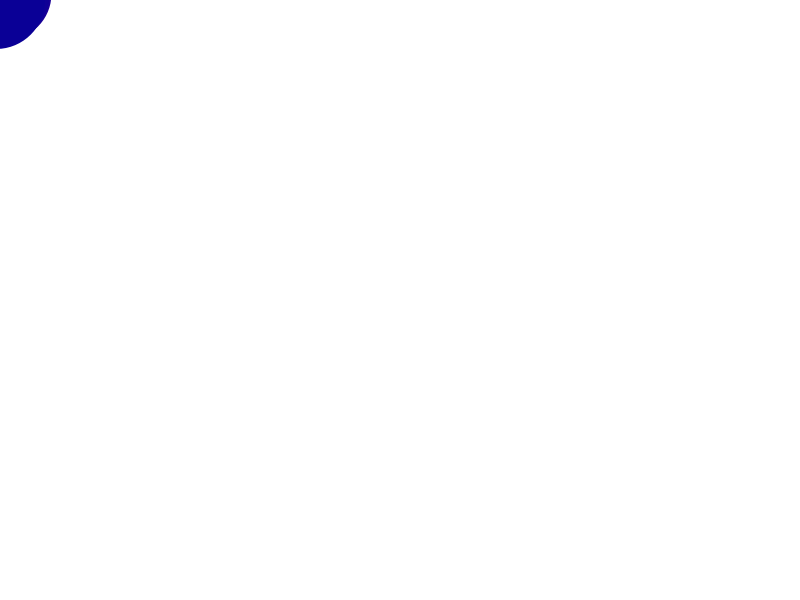
Frame 1 (no input)
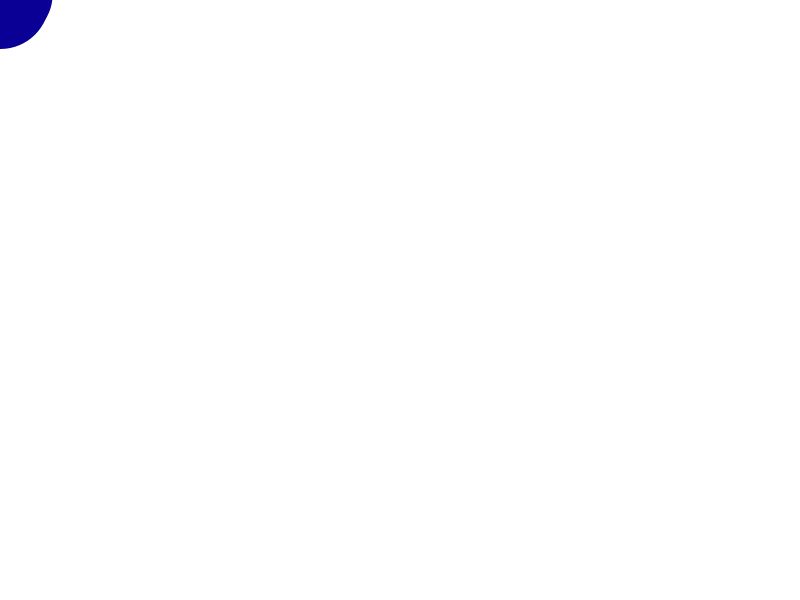
Frame 60 (the mouse pressed at the canvas centre just before this capture)
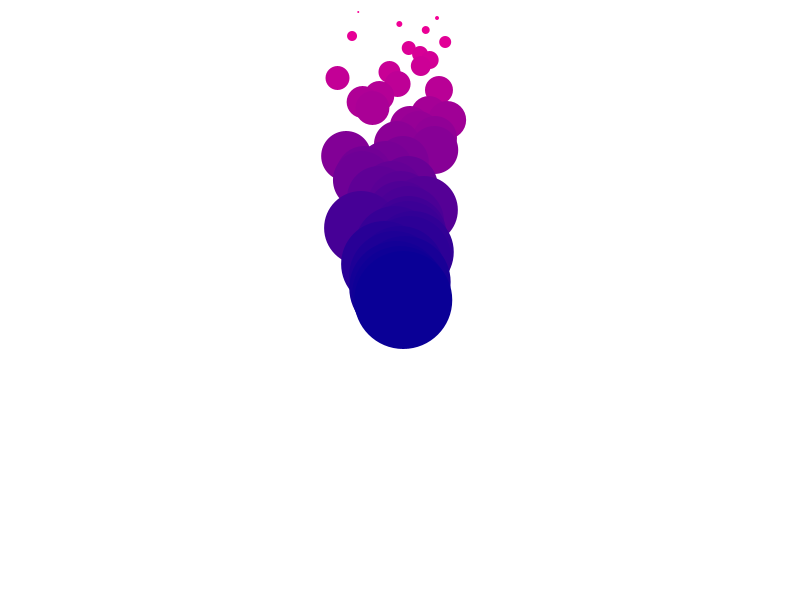
Frame 120 (the mouse held since frame 60 and released just before this capture)

The Processing sketch that drew these frames (run headless with seeded random() and noise(); from frame 60 on, the mouse is pressed at the canvas centre):

// Processing sketch: processing_166673
// ── processing_166673.pde

int[] xpos = new int[50];
int[] ypos = new int[50];
//int[] speed=new  int[100];
//int x = random(1,7);
void setup(){
  size(800,600);
  smooth();
  frameRate(1000);
 
  //for(int i = 0; i < 50; i++){
   // xpos[i] = 0;
   // ypos[i] = 0;
  //}
  //noCursor();
}
 
void draw(){
  background(255);
  for(int i = 0; i < 49; i++){
    xpos[i] = xpos[i+1]+ int(random(-10,10));
    ypos[i] = ypos[i+1] -6;
  //  speed[i]=-10;

  }
 
  xpos[xpos.length-1] = mouseX;
  ypos[ypos.length-1] = mouseY;
 
  for(int i = 0; i < 50; i++){
    //background(255);
    noStroke();
    fill(255-i*5,0,150);
    ellipse(xpos[i]+random(-5,5), ypos[i], i*2, i*2);
   // ypos[i]+=speed[i];
  }
}
